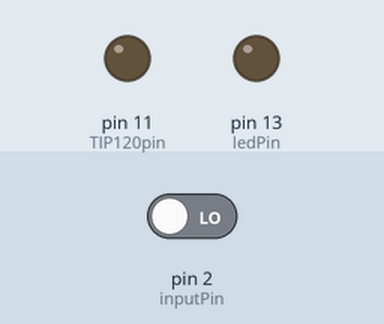
Bench run of a sketch on a simulated Arduino Nano, built with avr-gcc and run on an emulated ATmega328P. Parts: output pins drawn as LEDs (lit = HIGH). The test bench sets the inputs (shaded band); at power-on: pin 2 (inputPin) LOW.

Above: at 2.0 s.
2.1 s: pin 2 (inputPin) driven HIGH
At 4.4 s:
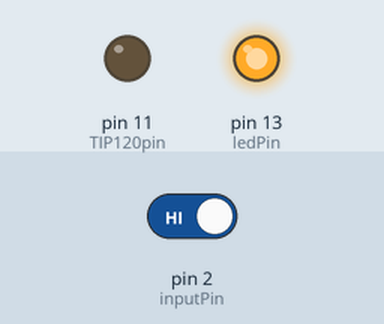
Timing chart, 0 to 5.9 s (numbered marks = the images above; inputs shaded):
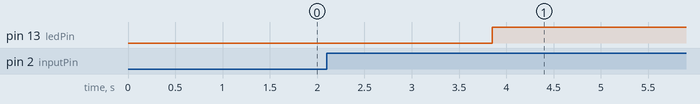

Measured:
- after the input at 2.1 s, pin 13 (ledPin): LOW → HIGH after 1.8 s

The sketch:

Litterbox.ino
```cpp
#include <RCSwitch.h>
// Define which pin to be used to communicate with Base pin of TIP120 transistor

RCSwitch mySwitch = RCSwitch();

int ledPin = 13;
int TIP120pin = 11; //for this project, I pick Arduino's PMW pin 11
int pirState = LOW;
int inputPin = 2;
int val = 0;


void setup()
{
	pinMode(ledPin, OUTPUT);
	pinMode(TIP120pin, OUTPUT); // Set pin for output to control TIP120 Base pin
	pinMode(inputPin, INPUT);  //Declare sensor as input
	analogWrite(TIP120pin, 0); // By changing values from 0 to 255 you can control motor speed
	//Serial.begin(9600);
	mySwitch.enableTransmit(10); //RF connected to pin 10
}

void loop()
{
	val = digitalRead(inputPin);

	if (val == HIGH)
	{

		if (pirState == LOW)
		{
			//Serial.println("Motion detected!");
			mySwitch.send(5393, 24);
			delay(1000);
			digitalWrite(ledPin, HIGH);
			delay(120000);
			digitalWrite(ledPin, LOW);
			analogWrite(TIP120pin, 255);
			pirState = HIGH;

		}

		delay(300000);
		analogWrite(TIP120pin, 0);

		for (int i = 0; i < 20; i++)
		{
			digitalWrite(ledPin, HIGH);
			delay(125);
			digitalWrite(ledPin, LOW);
			delay(500);

		}

	}

	else
	{
		digitalWrite(ledPin, LOW);
		delay(300);
		analogWrite(TIP120pin, 0);
		delay(300);

		if (pirState == HIGH)
		{
			//Serial.println("Motion ended!");
			mySwitch.send(5732, 24);
			delay(1000);
			pirState = LOW;

		}

	}

}
```
